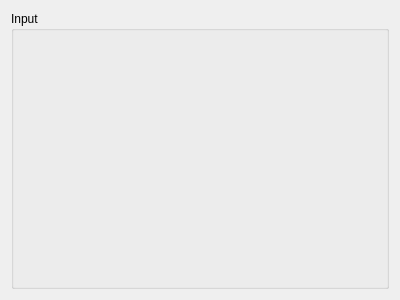
<?xml version="1.0" encoding="UTF-8"?>
<ui version="4.0">
 <class>Form</class>
 <widget class="QWidget" name="Form">
  <property name="geometry">
   <rect>
    <x>0</x>
    <y>0</y>
    <width>400</width>
    <height>300</height>
   </rect>
  </property>
  <property name="windowTitle">
   <string>Form</string>
  </property>
  <layout class="QVBoxLayout" name="verticalLayout">
   <item>
    <widget class="QGroupBox" name="gb_Input">
     <property name="title">
      <string>Input</string>
     </property>
     <layout class="QVBoxLayout" name="verticalLayout_2">
      <item>
       <layout class="QGridLayout" name="layout_GridInput"/>
      </item>
     </layout>
    </widget>
   </item>
  </layout>
 </widget>
 <resources/>
 <connections/>
</ui>
